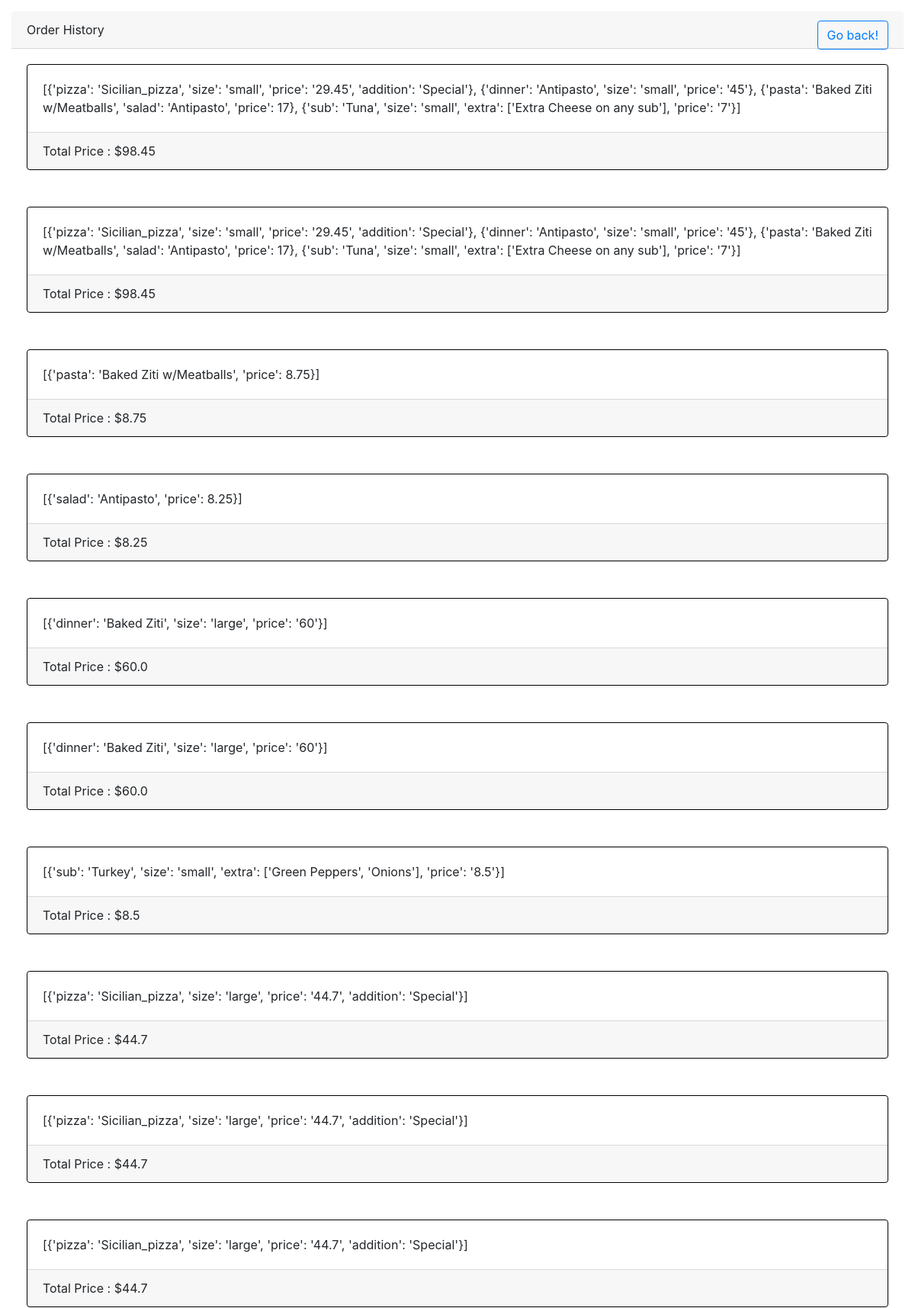
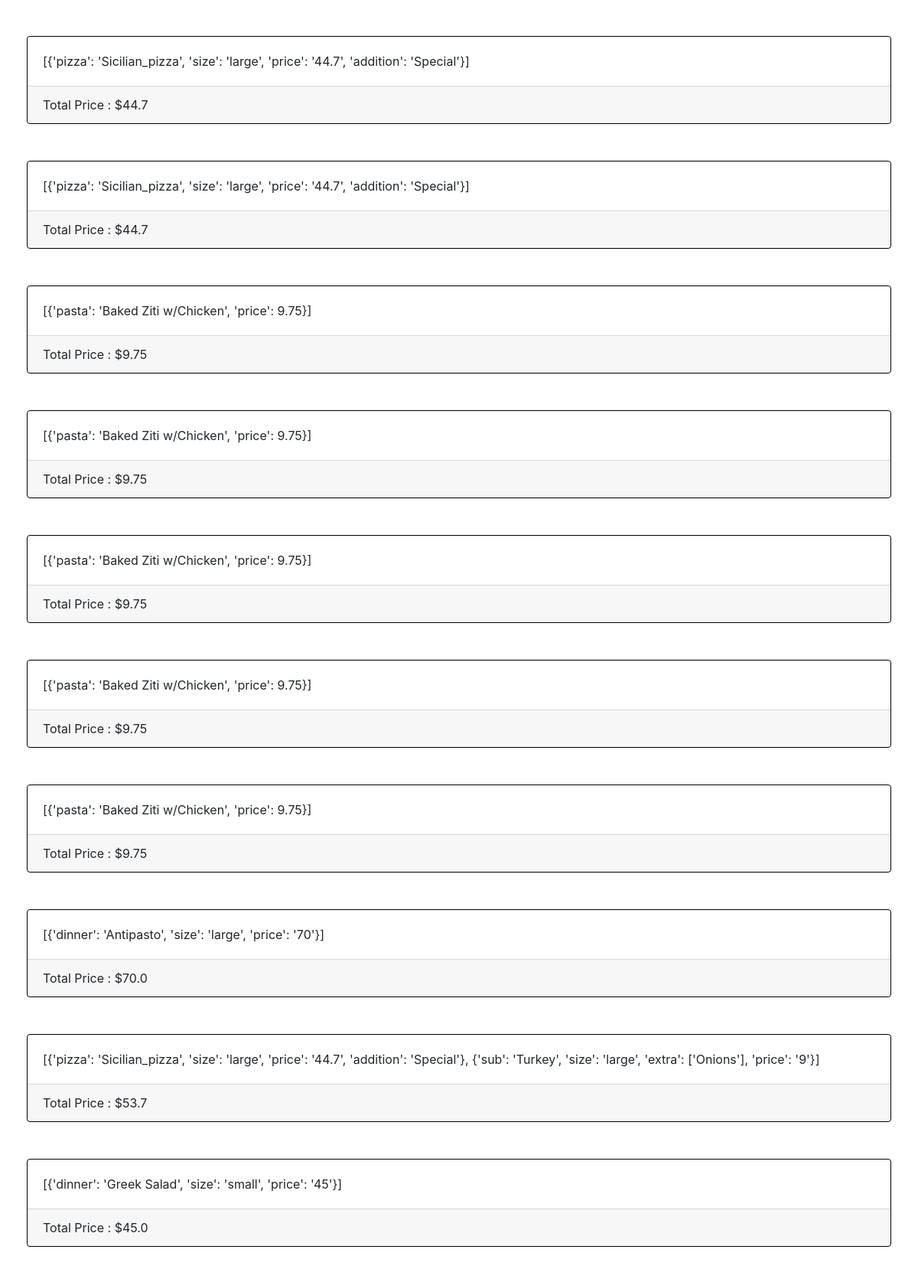
/orderhistory (signed in, upper part), run on the app's committed database (2 pictures, top to bottom).
### orders/models.py (models this page shows)
class PlaceOrder(models.Model):
    item = models.TextField()
    price = models.FloatField(max_length=5)
    user = models.CharField(max_length=50)

### orders/views.py (the view)
# urls.py: path("orderhistory", views.orderhistory, name="orderhistory")
def orderhistory(request):
    if not request.user.is_authenticated:
        return HttpResponseRedirect(reverse("userprofile:index"))
    item = list(PlaceOrder.objects.filter(user=request.user))
    return render(request, "orders/orderhistory.html", {"buy": item})

### orders/templates/orders/orderhistory.html (shortened to what this page needs)
{% extends 'orders/base.html' %}
{% block head %}
<link rel="stylesheet" href="https://maxcdn.bootstrapcdn.com/bootstrap/4.1.3/css/bootstrap.min.css">
{% endblock %}
{% block body %}
{% if buy %}
<div class="card-header">
<span>Order History</span>
<form style="float:right;margin-left:2%" action="{% url 'index' %}" method="post">
<button style="float:left;"  class="btn btn-outline-primary">Go back!</button>
</form>
</div>
<div class="card-body">
{% for i in buy %}
<div class="card" style="border:1px solid black;">
<div class="card-body">
{{ i.item }}
</div>
<div class="card-footer">
Total Price : ${{ i.price }}
</div>
</div>
<br><br>
{% endfor %}
</div>
{% endif %}
{% endblock %}

### data on the page
PlaceOrder: item "[{'pizza': 'Sicilian_pizza', 'size': 'small', 'price': '29.45', 'addition': 'Special'}, {'dinner': 'Antipasto', 'size': 'small', 'price': '45'}, {'pasta': 'Baked Ziti w/Meatballs', 'salad': 'Antipasto', 'price': 17}, {'sub': 'Tuna', 'size': 'small', 'extra': ['Extra Cheese on any sub'], 'price': '7'}]", price "98.45"
PlaceOrder: item "[{'pizza': 'Sicilian_pizza', 'size': 'small', 'price': '29.45', 'addition': 'Special'}, {'dinner': 'Antipasto', 'size': 'small', 'price': '45'}, {'pasta': 'Baked Ziti w/Meatballs', 'salad': 'Antipasto', 'price': 17}, {'sub': 'Tuna', 'size': 'small', 'extra': ['Extra Cheese on any sub'], 'price': '7'}]", price "98.45"
PlaceOrder: item "[{'pasta': 'Baked Ziti w/Meatballs', 'price': 8.75}]", price "8.75"
PlaceOrder: item "[{'salad': 'Antipasto', 'price': 8.25}]", price "8.25"
PlaceOrder: item "[{'dinner': 'Baked Ziti', 'size': 'large', 'price': '60'}]", price "60.0"
PlaceOrder: item "[{'dinner': 'Baked Ziti', 'size': 'large', 'price': '60'}]", price "60.0"
PlaceOrder: item "[{'sub': 'Turkey', 'size': 'small', 'extra': ['Green Peppers', 'Onions'], 'price': '8.5'}]", price "8.5"
PlaceOrder: item "[{'pizza': 'Sicilian_pizza', 'size': 'large', 'price': '44.7', 'addition': 'Special'}]", price "44.7"
PlaceOrder: item "[{'pizza': 'Sicilian_pizza', 'size': 'large', 'price': '44.7', 'addition': 'Special'}]", price "44.7"
PlaceOrder: item "[{'pizza': 'Sicilian_pizza', 'size': 'large', 'price': '44.7', 'addition': 'Special'}]", price "44.7"
PlaceOrder: item "[{'pizza': 'Sicilian_pizza', 'size': 'large', 'price': '44.7', 'addition': 'Special'}]", price "44.7"
PlaceOrder: item "[{'pizza': 'Sicilian_pizza', 'size': 'large', 'price': '44.7', 'addition': 'Special'}]", price "44.7"
PlaceOrder: item "[{'pasta': 'Baked Ziti w/Chicken', 'price': 9.75}]", price "9.75"
PlaceOrder: item "[{'pasta': 'Baked Ziti w/Chicken', 'price': 9.75}]", price "9.75"
PlaceOrder: item "[{'pasta': 'Baked Ziti w/Chicken', 'price': 9.75}]", price "9.75"
PlaceOrder: item "[{'pasta': 'Baked Ziti w/Chicken', 'price': 9.75}]", price "9.75"
PlaceOrder: item "[{'pasta': 'Baked Ziti w/Chicken', 'price': 9.75}]", price "9.75"
PlaceOrder: item "[{'dinner': 'Antipasto', 'size': 'large', 'price': '70'}]", price "70.0"
PlaceOrder: item "[{'pizza': 'Sicilian_pizza', 'size': 'large', 'price': '44.7', 'addition': 'Special'}, {'sub': 'Turkey', 'size': 'large', 'extra': ['Onions'], 'price': '9'}]", price "53.7"
PlaceOrder: item "[{'dinner': 'Greek Salad', 'size': 'small', 'price': '45'}]", price "45.0"
